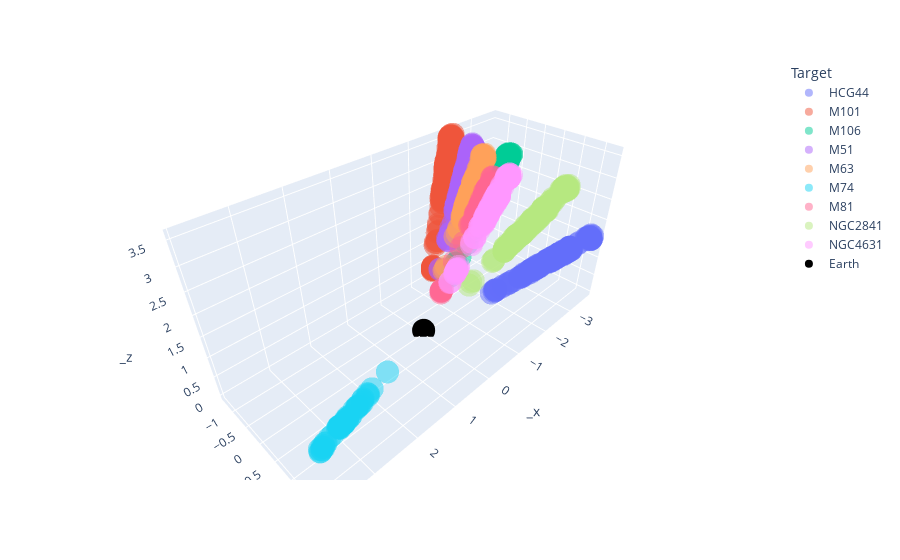

Notebook code cell kept with this figure:
### Code cell
fig_g_log = px.scatter_3d(df_g_log, x='_x', y='_y', z='_z',
              hover_data = ['GWGC', 'HyperLEDA', '2MASS', 'SDSS-DR12', 'Dist', 'z'],
                          color = 'Target',
                          opacity = 0.5,
                          # symbol = 'Flag1',
                          symbol_map = {
                              'G': 'circle',  # galaxy
                              'Q': 'diamond'
                          }
                       )


fig_g_log.add_trace(go.Scatter3d(x = [0], y = [0], z = [0],
                           mode = 'markers',
                          marker = go.scatter3d.Marker(color = 'black'),
                              name = 'Earth'))

# this will add the voids, but they're all very close to home compared to the Glade sources

#fig_g_log.add_trace(go.Scatter3d(x = df_v_log['_x'],
#                                 y = df_v_log['_y'],
#                                 z = df_v_log['_z'],
#                           mode = 'markers',
#                          marker = go.scatter3d.Marker(color = 'black', symbol = 'square'),
#                                 hovertext = df_v_log['name'],
#                              name = 'Voids'))

### Figure 1 — Plotly figure (JSON) as saved in the notebook; plotly's stock layout.template omitted (floating-point values rounded to 4 significant figures; data arrays with more than 128 entries replaced by an {"elided": "..."} marker saying what was removed)
{"data": [{"customdata": {"elided": "282x6 mixed values"}, "hovertemplate": "Target=HCG44<br>_x=%{x}<br>_y=%{y}<br>_z=%{z}<br>GWGC=%{customdata[0]}<br>HyperLEDA=%{customdata[1]}<br>2MASS=%{customdata[2]}<br>SDSS-DR12=%{customdata[3]}<br>Dist=%{customdata[4]}<br>z=%{customdata[5]}<extra></extra>", "legendgroup": "HCG44", "marker": {"color": "#636efa", "opacity": 0.5, "symbol": "circle"}, "mode": "markers", "name": "HCG44", "scene": "scene", "showlegend": true, "type": "scatter3d", "x": {"elided": "282 float values"}, "y": {"elided": "282 float values"}, "z": {"elided": "282 float values"}}, {"customdata": {"elided": "319x6 mixed values"}, "hovertemplate": "Target=M101<br>_x=%{x}<br>_y=%{y}<br>_z=%{z}<br>GWGC=%{customdata[0]}<br>HyperLEDA=%{customdata[1]}<br>2MASS=%{customdata[2]}<br>SDSS-DR12=%{customdata[3]}<br>Dist=%{customdata[4]}<br>z=%{customdata[5]}<extra></extra>", "legendgroup": "M101", "marker": {"color": "#EF553B", "opacity": 0.5, "symbol": "circle"}, "mode": "markers", "name": "M101", "scene": "scene", "showlegend": true, "type": "scatter3d", "x": {"elided": "319 float values"}, "y": {"elided": "319 float values"}, "z": {"elided": "319 float values"}}, {"customdata": {"elided": "299x6 mixed values"}, "hovertemplate": "Target=M106<br>_x=%{x}<br>_y=%{y}<br>_z=%{z}<br>GWGC=%{customdata[0]}<br>HyperLEDA=%{customdata[1]}<br>2MASS=%{customdata[2]}<br>SDSS-DR12=%{customdata[3]}<br>Dist=%{customdata[4]}<br>z=%{customdata[5]}<extra></extra>", "legendgroup": "M106", "marker": {"color": "#00cc96", "opacity": 0.5, "symbol": "circle"}, "mode": "markers", "name": "M106", "scene": "scene", "showlegend": true, "type": "scatter3d", "x": {"elided": "299 float values"}, "y": {"elided": "299 float values"}, "z": {"elided": "299 float values"}}, {"customdata": {"elided": "434x6 mixed values"}, "hovertemplate": "Target=M51<br>_x=%{x}<br>_y=%{y}<br>_z=%{z}<br>GWGC=%{customdata[0]}<br>HyperLEDA=%{customdata[1]}<br>2MASS=%{customdata[2]}<br>SDSS-DR12=%{customdata[3]}<br>Dist=%{customdata[4]}<br>z=%{customdata[5]}<extra></extra>", "legendgroup": "M51", "marker": {"color": "#ab63fa", "opacity": 0.5, "symbol": "circle"}, "mode": "markers", "name": "M51", "scene": "scene", "showlegend": true, "type": "scatter3d", "x": {"elided": "434 float values"}, "y": {"elided": "434 float values"}, "z": {"elided": "434 float values"}}, {"customdata": {"elided": "272x6 mixed values"}, "hovertemplate": "Target=M63<br>_x=%{x}<br>_y=%{y}<br>_z=%{z}<br>GWGC=%{customdata[0]}<br>HyperLEDA=%{customdata[1]}<br>2MASS=%{customdata[2]}<br>SDSS-DR12=%{customdata[3]}<br>Dist=%{customdata[4]}<br>z=%{customdata[5]}<extra></extra>", "legendgroup": "M63", "marker": {"color": "#FFA15A", "opacity": 0.5, "symbol": "circle"}, "mode": "markers", "name": "M63", "scene": "scene", "showlegend": true, "type": "scatter3d", "x": {"elided": "272 float values"}, "y": {"elided": "272 float values"}, "z": {"elided": "272 float values"}}, {"customdata": {"elided": "55x6 mixed values"}, "hovertemplate": "Target=M74<br>_x=%{x}<br>_y=%{y}<br>_z=%{z}<br>GWGC=%{customdata[0]}<br>HyperLEDA=%{customdata[1]}<br>2MASS=%{customdata[2]}<br>SDSS-DR12=%{customdata[3]}<br>Dist=%{customdata[4]}<br>z=%{customdata[5]}<extra></extra>", "legendgroup": "M74", "marker": {"color": "#19d3f3", "opacity": 0.5, "symbol": "circle"}, "mode": "markers", "name": "M74", "scene": "scene", "showlegend": true, "type": "scatter3d", "x": [1.704, 2.423, 2.415, 2.568, 2.263, 2.441, 2.63, 2.75, 2.802, 2.692, 2.867, 2.604, 2.767, 2.777, 2.791, 3.324, 3.302, 3.12, 3.062, 3.189, 3.093, 3.157, 3.192, 3.06, 3.288, 3.305, 3.076, 3.179, 3.251, 3.252, 3.019, 3.298, 3.268, 3.309, 2.983, 3.181, 3.18, 3.304, 3.206, 3.303, 3.18, 3.215, 3.74, 3.801, 3.552, 3.674, 3.487, 3.735, 3.714, 3.765, 3.768, 3.717, 3.659, 3.803, 3.821], "y": [0.7648, 1.077, 1.093, 1.139, 1.003, 1.114, 1.196, 1.253, 1.269, 1.224, 1.277, 1.167, 1.247, 1.249, 1.251, 1.469, 1.461, 1.392, 1.377, 1.449, 1.403, 1.428, 1.444, 1.373, 1.476, 1.491, 1.396, 1.444, 1.446, 1.448, 1.368, 1.461, 1.453, 1.491, 1.363, 1.446, 1.445, 1.501, 1.458, 1.503, 1.454, 1.446, 1.666, 1.698, 1.594, 1.655, 1.574, 1.687, 1.679, 1.702, 1.705, 1.682, 1.659, 1.731, 1.741], "z": [0.5279, 0.7627, 0.753, 0.7979, 0.7007, 0.755, 0.8049, 0.8608, 0.8673, 0.8278, 0.8836, 0.8185, 0.8668, 0.8559, 0.8772, 1.019, 1.012, 0.9627, 0.9431, 0.9842, 0.9481, 0.9742, 0.9837, 0.9705, 1.03, 1.04, 0.9726, 1.001, 0.9873, 0.9863, 0.919, 1.026, 1.013, 1.033, 0.9303, 0.9971, 0.9965, 1.024, 0.9985, 1.033, 0.991, 0.9729, 1.146, 1.181, 1.119, 1.164, 1.1, 1.148, 1.124, 1.146, 1.141, 1.176, 1.155, 1.164, 1.184]}, {"customdata": {"elided": "80x6 mixed values"}, "hovertemplate": "Target=M81<br>_x=%{x}<br>_y=%{y}<br>_z=%{z}<br>GWGC=%{customdata[0]}<br>HyperLEDA=%{customdata[1]}<br>2MASS=%{customdata[2]}<br>SDSS-DR12=%{customdata[3]}<br>Dist=%{customdata[4]}<br>z=%{customdata[5]}<extra></extra>", "legendgroup": "M81", "marker": {"color": "#FF6692", "opacity": 0.5, "symbol": "circle"}, "mode": "markers", "name": "M81", "scene": "scene", "showlegend": true, "type": "scatter3d", "x": [-0.3289, -0.8679, -0.8541, -0.6551, -0.8458, -0.3546, -0.3286, -0.3347, -0.3339, -0.3335, -0.5674, -0.8641, -0.8983, -0.8957, -0.8467, -0.8165, -0.7145, -0.9731, -0.9519, -0.9267, -1.045, -0.9217, -0.9512, -0.9494, -0.9979, -1.103, -1.01, -1.003, -1.035, -1.003, -1.081, -1.026, -0.998, -1.037, -0.9918, -1.008, -0.9214, -0.9328, -0.9224, -0.9319, -1.057, -1.148, -1.149, -1.004, -1.105, -1.134, -1.171, -0.9996, -1.102, -1.179, -1.042, -1.123, -1.014, -1.081, -1.089, -1.192, -1.065, -1.003, -1.137, -1.053, -1.038, -1.096, -1.156, -1.063, -1.086, -1.07, -1.011, -1.008, -0.9637, -1.045, -0.8883, -0.8891, -0.9912, -0.975, -1.02, -0.9327, -0.9793, -0.9836, -1.004, -1.065], "y": [0.1979, 0.5251, 0.5276, 0.4202, 0.5104, 0.2177, 0.1954, 0.1981, 0.2015, 0.1974, 0.3303, 0.496, 0.5235, 0.5494, 0.4855, 0.4803, 0.4467, 0.6157, 0.5894, 0.5266, 0.6162, 0.5402, 0.5887, 0.5916, 0.6264, 0.6431, 0.631, 0.5889, 0.614, 0.6192, 0.6208, 0.6369, 0.6304, 0.6441, 0.6037, 0.5819, 0.5248, 0.6017, 0.5892, 0.598, 0.6388, 0.7038, 0.6976, 0.6069, 0.6521, 0.6559, 0.679, 0.573, 0.6346, 0.666, 0.6551, 0.6886, 0.656, 0.6958, 0.6912, 0.6817, 0.6628, 0.6265, 0.6975, 0.6412, 0.6022, 0.6241, 0.6681, 0.6817, 0.695, 0.6492, 0.6516, 0.6421, 0.5981, 0.6557, 0.5686, 0.569, 0.6171, 0.6058, 0.63, 0.5749, 0.6025, 0.5846, 0.5939, 0.616], "z": [1.037, 2.591, 2.615, 2.073, 2.523, 1.082, 0.9752, 1.028, 1.02, 1.012, 1.734, 2.547, 2.725, 2.721, 2.553, 2.547, 2.182, 3.035, 2.995, 2.809, 3.131, 2.788, 2.923, 2.982, 2.995, 3.312, 3.169, 3.101, 3.237, 2.986, 3.206, 3.179, 3.009, 3.287, 2.976, 2.994, 2.798, 2.898, 2.858, 2.883, 3.17, 3.405, 3.4, 3.006, 3.299, 3.373, 3.478, 2.999, 3.302, 3.524, 3.188, 3.445, 3.151, 3.375, 3.406, 3.516, 3.187, 3.002, 3.414, 3.171, 3.123, 3.305, 3.51, 3.273, 3.359, 3.316, 3.183, 3.184, 3.04, 3.323, 2.77, 2.767, 3.01, 3.035, 3.184, 2.923, 3.017, 3.002, 2.993, 3.176]}, {"customdata": {"elided": "356x6 mixed values"}, "hovertemplate": "Target=NGC2841<br>_x=%{x}<br>_y=%{y}<br>_z=%{z}<br>GWGC=%{customdata[0]}<br>HyperLEDA=%{customdata[1]}<br>2MASS=%{customdata[2]}<br>SDSS-DR12=%{customdata[3]}<br>Dist=%{customdata[4]}<br>z=%{customdata[5]}<extra></extra>", "legendgroup": "NGC2841", "marker": {"color": "#B6E880", "opacity": 0.5, "symbol": "circle"}, "mode": "markers", "name": "NGC2841", "scene": "scene", "showlegend": true, "type": "scatter3d", "x": {"elided": "356 float values"}, "y": {"elided": "356 float values"}, "z": {"elided": "356 float values"}}, {"customdata": {"elided": "234x6 mixed values"}, "hovertemplate": "Target=NGC4631<br>_x=%{x}<br>_y=%{y}<br>_z=%{z}<br>GWGC=%{customdata[0]}<br>HyperLEDA=%{customdata[1]}<br>2MASS=%{customdata[2]}<br>SDSS-DR12=%{customdata[3]}<br>Dist=%{customdata[4]}<br>z=%{customdata[5]}<extra></extra>", "legendgroup": "NGC4631", "marker": {"color": "#FF97FF", "opacity": 0.5, "symbol": "circle"}, "mode": "markers", "name": "NGC4631", "scene": "scene", "showlegend": true, "type": "scatter3d", "x": {"elided": "234 float values"}, "y": {"elided": "234 float values"}, "z": {"elided": "234 float values"}}, {"marker": {"color": "black"}, "mode": "markers", "name": "Earth", "type": "scatter3d", "x": [0], "y": [0], "z": [0]}], "layout": {"legend": {"title": {"text": "Target"}, "tracegroupgap": 0}, "margin": {"t": 60}, "scene": {"domain": {"x": [0, 1], "y": [0, 1]}, "xaxis": {"title": {"text": "_x"}}, "yaxis": {"title": {"text": "_y"}}, "zaxis": {"title": {"text": "_z"}}}}}
